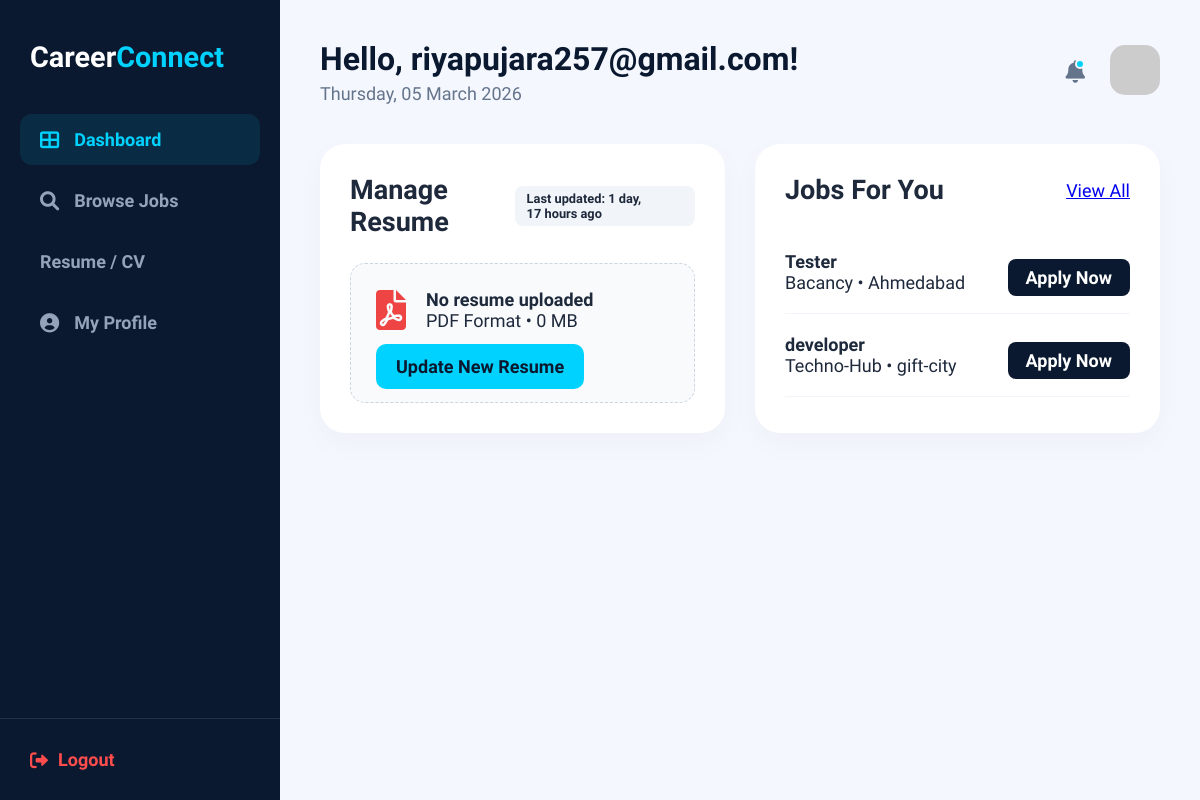
Page /job_seeker_dashboard/ (signed in) on the committed database.
### accounts/models.py (models this page shows, shortened)
class User(AbstractUser):
    is_seeker = models.BooleanField(default=False)
    is_employer = models.BooleanField(default=False)
    profile_picture = models.ImageField(upload_to='profiles/', null=True, blank=True)

class seekerdb(models.Model):
    WORK_TYPES = (
        ('Remote', 'Remote'),
        ('On-site', 'On-site'),
        ('Hybrid', 'Hybrid'),
    )
    user = models.OneToOneField(User, on_delete=models.CASCADE, related_name='seeker_profile')
    full_name = models.CharField(max_length=255)
    experience_years = models.IntegerField(default=0)
    work_type = models.CharField(max_length=20, choices=WORK_TYPES, default='Remote')
    skills = models.TextField(help_text="Enter skills separated by commas")
    resume = models.FileField(
        upload_to='resumes/',
        validators=[FileExtensionValidator(['pdf', 'doc', 'docx'])],
        null=True, blank=True
    )
    resume_updated_at = models.DateTimeField(auto_now=True)
    profile_views = models.IntegerField(default=0)

class Job(models.Model):
    employer = models.ForeignKey(
        employerdb,
        on_delete=models.CASCADE,
        related_name="jobs"
    )
    company_name = models.CharField(max_length=200)
    location = models.CharField(max_length=200)
    contact = models.CharField(max_length=15)
    email = models.EmailField()
    job_role = models.CharField(max_length=200)
    experience = models.CharField(max_length=100)
    skills = models.TextField()
    is_active = models.BooleanField(default=True)
    created_at = models.DateTimeField(auto_now_add=True)

### accounts/views.py (the view)
# urls.py: path('job_seeker_dashboard/', views.job_seeker_dashboard, name='job_seeker_dashboard'),
@login_required
def job_seeker_dashboard(request):
    if not request.user.is_seeker:
        return redirect('homepage')
    profile = request.user.seeker_profile
    apps = Application.objects.filter(seeker=profile)
    stats = {
        'applied_count': apps.count(),
        'weekly_applied': apps.filter(applied_at__gte=datetime.now()-timedelta(days=7)).count(),
        'interview_count': apps.filter(status='Shortlisted').count(),
    }
    recommended = Job.objects.filter(is_active=True).order_by('-created_at')[:2]
    context = {
        'stats': stats,
        'resume': {
            'filename': profile.resume.name.split('/')[-1] if profile.resume else None,
            'updated_at': profile.resume_updated_at,
            'file': profile.resume
        },
        'recommended_jobs': recommended
    }
    return render(request, 'job_seeker_dashboard.html', context)

### templates/job_seeker_dashboard.html (shortened to what this page needs)
{% extends 'base.html' %} {% load static %} {% block navbar %}{% endblock %}
{%block footer %} {% endblock %} {% block extra_css %}
<link rel="stylesheet" href="{% static 'css/job_seeker_dashboard.css' %}" />
{% endblock %} {% block content %}
<div class="dashboard-container">
  <aside class="sidebar">
    <div class="sidebar-header">
      <a href="{% url 'homepage' %}" class="logo">Career<span>Connect</span></a>
    </div>
    <nav class="sidebar-nav">
      <ul>
        <li>
          <a href="{% url 'job_seeker_dashboard' %}" class="active">
            <i class="fas fa-th-large"></i> Dashboard
          </a>
        </li>
        <li>
          <a href="{% url 'view_all_jobs' %}"><i class="fas fa-search"></i> Browse Jobs</a>
        </li>
        <li>
          <li><a href="{% url 'manage_resume' %}">Resume / CV</a></li>
        </li>
        <li>
          <a href="{% url 'my_profile' %}"><i class="fas fa-user-circle"></i> My Profile</a>
        </li>
      </ul>
    </nav>
    <div class="sidebar-footer">
      <a href="{% url 'logout' %}" class="logout-btn">
        <i class="fas fa-sign-out-alt"></i> Logout
      </a>
    </div>
  </aside>
  <main class="main-content">
    <header class="top-bar">
      <div class="greeting">
        <h1>Hello, {{ user.first_name|default:user.username }}!</h1>
        <p>{% now "l, d F Y" %}</p>
      </div>
      <div class="user-actions">
        <div class="notif-bell">
          <i class="fas fa-bell"></i>
          <span class="dot"></span>
        </div>
        <div class="profile-preview">
          {% if user.profile_picture %}
          <img src="{{ user.profile_picture.url }}" alt="Profile" />
          {% else %}
          <img
            src="https://ui-avatars.com/api/?name={{ user.username }}&background=00d2ff&color=0a192f"
            alt="Profile"
          />
          {% endif %}
        </div>
      </div>
    </header>
    <div class="dashboard-grid">
      <section class="content-box resume-box">
        <div class="box-header">
          <h2>Manage Resume</h2>
          <span class="status-tag"
            >Last updated: {{ resume.updated_at|timesince }} ago</span
          >
        </div>
        <div class="resume-display">
          <div class="file-info">
            <i class="fas fa-file-pdf"></i>
            <div>
              <h4>{{ resume.filename|default:"No resume uploaded" }}</h4>
              <p>PDF Format • {{ resume.size|default:"0" }} MB</p>
            </div>
          </div>
          <div class="resume-actions">
            <form
              action="{% url 'update_resume' %}"
              method="POST"
              enctype="multipart/form-data"
              id="resumeForm"
            >
              <label class="btn-cyan-upload">
                Update New Resume
              </label>
            </form>
          </div>
        </div>
      </section>
      <section class="content-box">
        <div class="box-header">
          <h2>Jobs For You</h2>
          <a href="{% url 'view_all_jobs' %}" class="link-cyan">View All</a>
        </div>
        <div class="job-list">
          {% for job in recommended_jobs %}
          <div class="job-item">
            <div class="job-main">
              <div>
                <h4>{{ job.job_role }}</h4>
                <p>{{ job.company_name }} • {{ job.location }}</p>
              </div>
            </div>
            <div class="job-meta">
        <a href="https://mail.google.com/mail/?view=cm&fs=1&to={{ job.email }}&su=Application for {{ job.job_role }}&body=Hello {{ job.company_name }}, I would like to apply for the {{ job.job_role }} position."
        target="_blank" class="btn-navy-sm" style="text-decoration: none"> Apply Now</a>            </div>
          </div>
          {% empty %}
          <p>No job recommendations found based on your profile.</p>
          {% endfor %}
        </div>
      </section>
    </div>
  </main>
</div>
{% endblock %}

### static/css/base.css (style rules this page uses)
:root { --navy: #0a192f; --cyan: #00d2ff; --cyan-glow: rgba(0, 210, 255, 0.4); --purple-glow: rgba(160, 32, 240, 0.3); --white: #ffffff; --light-bg: #f8fafc; --text-navy: #1e293b; --text-light: #64748b; }
* { margin: 0; padding: 0; box-sizing: border-box; }
body { font-family: "Plus Jakarta Sans", sans-serif; background-color: var(--white); color: var(--text-navy); font-size: 18px; }
.logo { font-size: 1.8rem; font-weight: 800; text-decoration: none; color: var(--white); }
.logo span { color: var(--cyan); }

### static/css/job_seeker_dashboard.css (style rules this page uses)
.dashboard-container { display: flex; min-height: 100vh; background-color: #f4f7fe; }
.sidebar { width: 280px; background: var(--navy); color: var(--white); display: flex; flex-direction: column; position: fixed; height: 100vh; }
.sidebar-header { padding: 40px 30px; }
.sidebar-nav { flex: 1; padding: 0 20px; }
.sidebar-nav ul { list-style: none; }
.sidebar-nav li { margin-bottom: 10px; }
.sidebar-nav a { display: flex; align-items: center; padding: 15px 20px; color: #94a3b8; text-decoration: none; border-radius: 12px; font-weight: 600; transition: 0.3s; }
.sidebar-nav a i { margin-right: 15px; font-size: 1.2rem; }
.sidebar-nav a:hover, .sidebar-nav a.active { background: rgba(0, 210, 255, 0.1); color: var(--cyan); }
.sidebar-footer { padding: 30px; border-top: 1px solid rgba(255, 255, 255, 0.1); }
.logout-btn { color: #ff4d4d; text-decoration: none; font-weight: 700; display: flex; align-items: center; gap: 10px; }
.main-content { flex: 1; margin-left: 280px; padding: 40px; }
.top-bar { display: flex; justify-content: space-between; align-items: center; margin-bottom: 40px; }
.greeting h1 { font-size: 2rem; color: var(--navy); }
.greeting p { color: var(--text-light); margin-top: 5px; }
.user-actions { display: flex; align-items: center; gap: 25px; }
.notif-bell { position: relative; font-size: 1.4rem; color: var(--text-light); cursor: pointer; }
.notif-bell .dot { position: absolute; top: 0; right: 0; width: 10px; height: 10px; background: var(--cyan); border-radius: 50%; border: 2px solid #f4f7fe; }
.profile-preview img { width: 50px; height: 50px; border-radius: 15px; object-fit: cover; }
.dashboard-grid { display: grid; grid-template-columns: 1fr 1fr; gap: 30px; }
.content-box { background: var(--white); padding: 30px; border-radius: 25px; box-shadow: 0 10px 30px rgba(0, 0, 0, 0.03); }
.box-header { display: flex; justify-content: space-between; align-items: center; margin-bottom: 25px; }
.status-tag { background: #f1f5f9; padding: 5px 12px; border-radius: 8px; font-size: 0.8rem; font-weight: 600; }
.resume-display { background: #f8fafc; padding: 25px; border-radius: 15px; border: 1px dashed #cbd5e1; }
.file-info { display: flex; align-items: center; gap: 20px; margin-bottom: 25px; }
.file-info i { font-size: 2.5rem; color: #ef4444; }
.resume-actions { display: flex; gap: 15px; }
.btn-cyan-upload { padding: 12px 20px; background: var(--cyan); color: var(--navy); border-radius: 10px; font-weight: 800; cursor: pointer; }
.job-item { display: flex; justify-content: space-between; align-items: center; padding: 20px 0; border-bottom: 1px solid #f1f5f9; }
.job-main { display: flex; gap: 15px; align-items: center; }
.job-meta { text-align: right; }
.btn-navy-sm { padding: 8px 18px; background: var(--navy); color: var(--white); border: none; border-radius: 8px; font-weight: 600; cursor: pointer; }

### rows in the picture
User: first_name "riyapujara257@gmail.com"
seekerdb: updated_at "1 day, 17 hours"
Job: job_role "Tester", company_name "Bacancy", location "Ahmedabad"
Job: job_role "developer", company_name "Techno-Hub", location "gift-city"

### other values in the picture
{{ resume.filename|default:"No resume uploaded" }} "No resume uploaded"
{{ resume.size|default:"0" }} "0"
